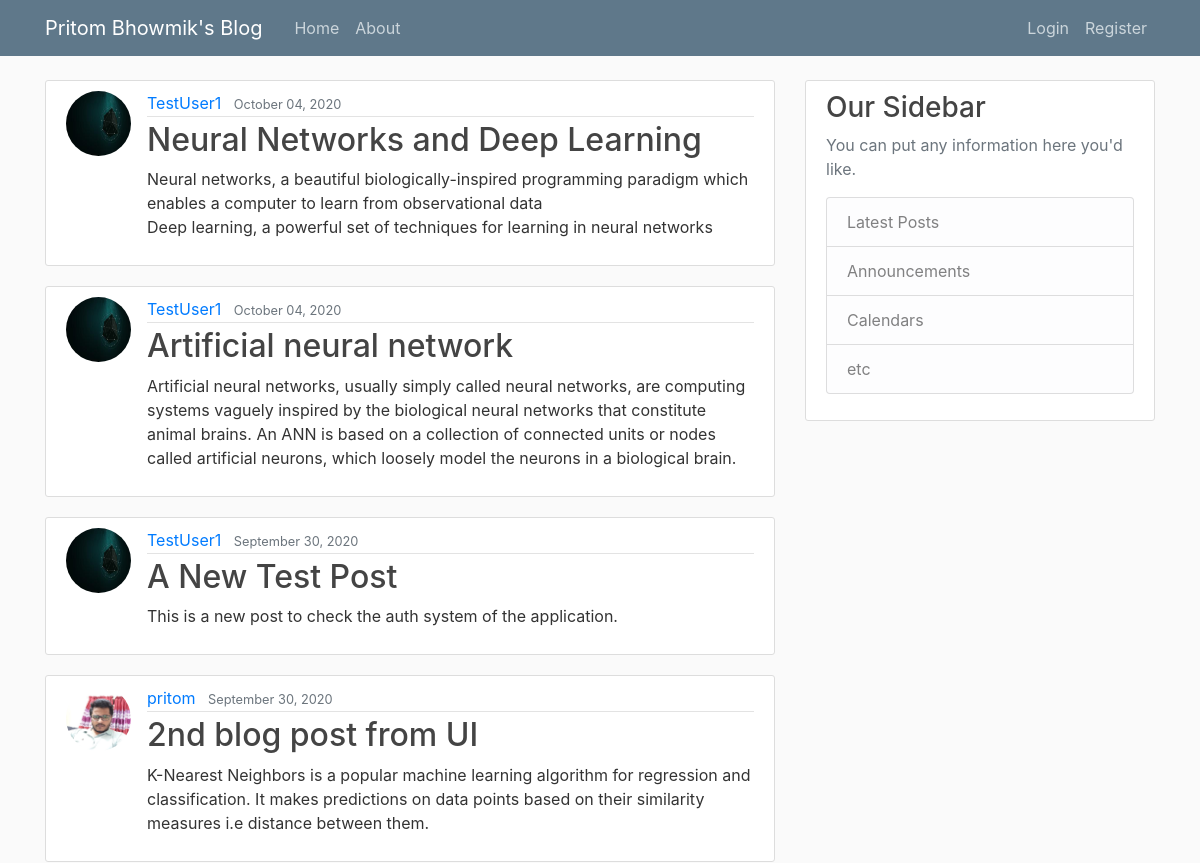
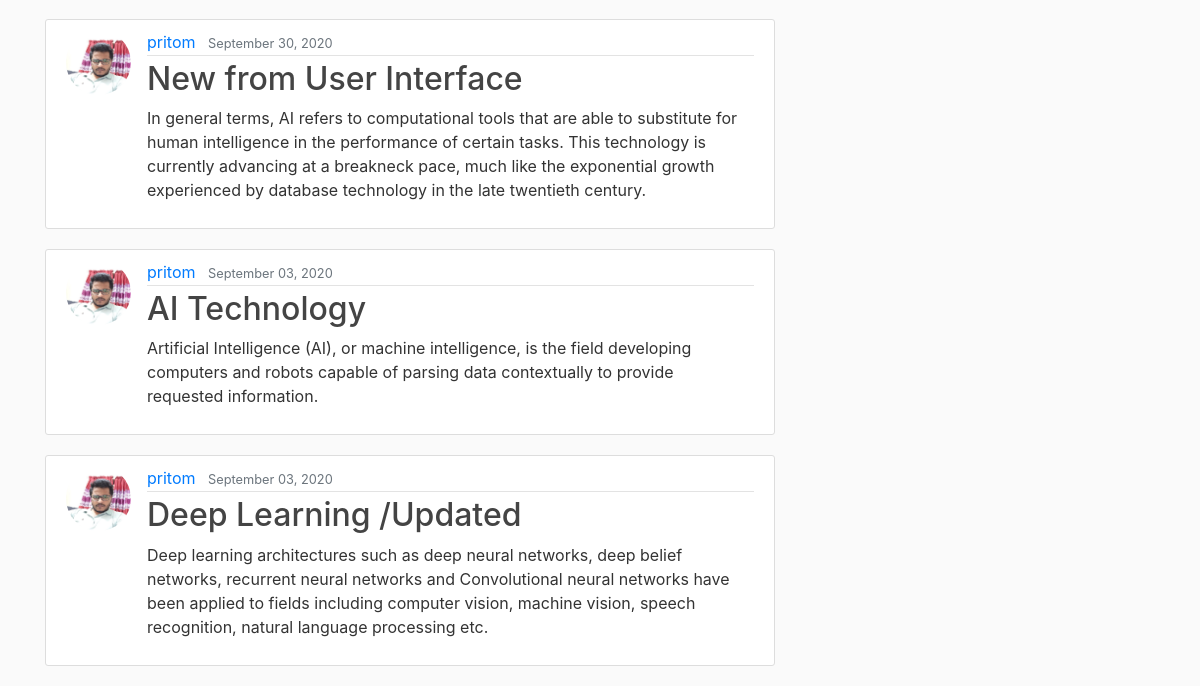
Before: / with the older database file (2 pictures, top to bottom).
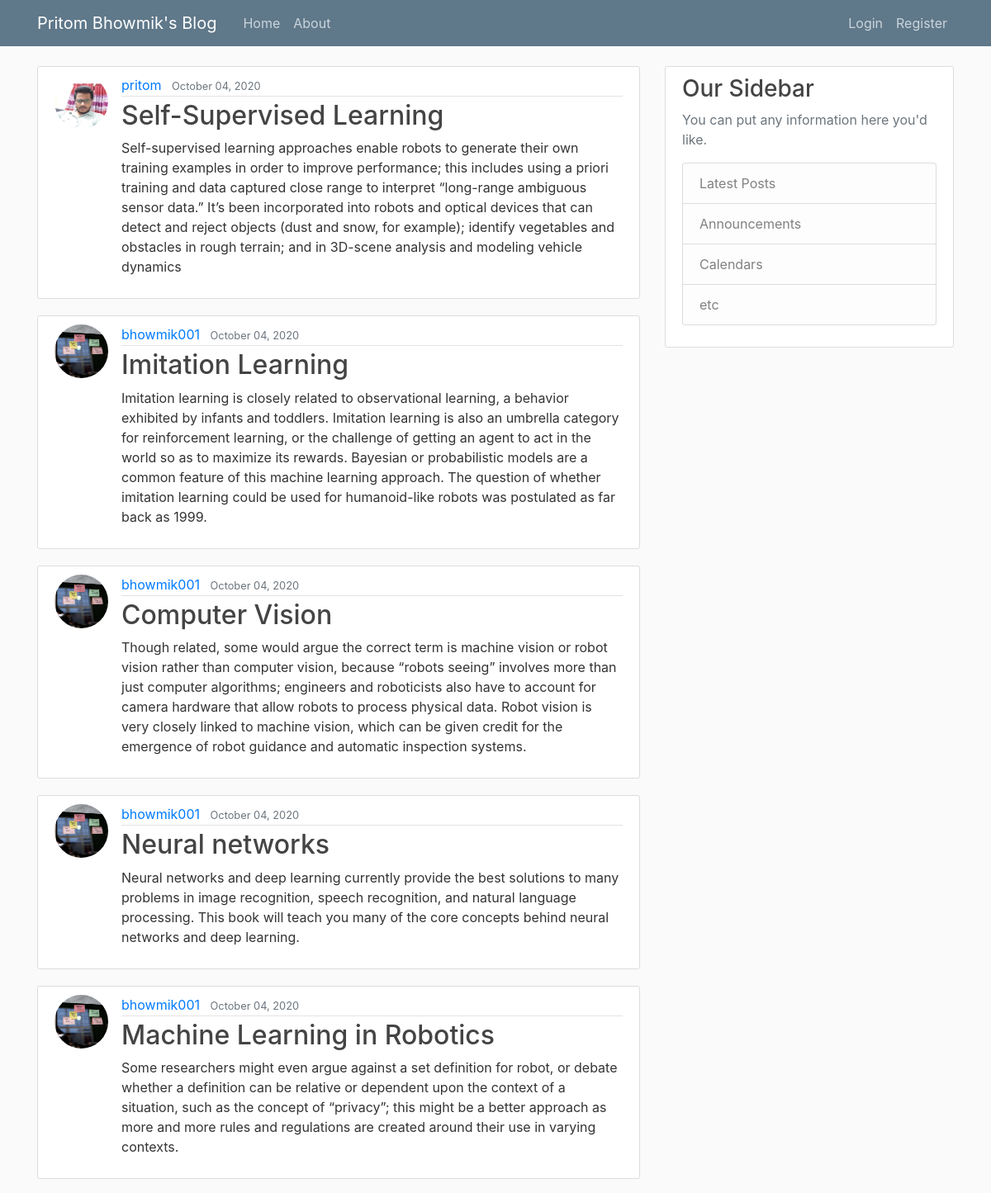
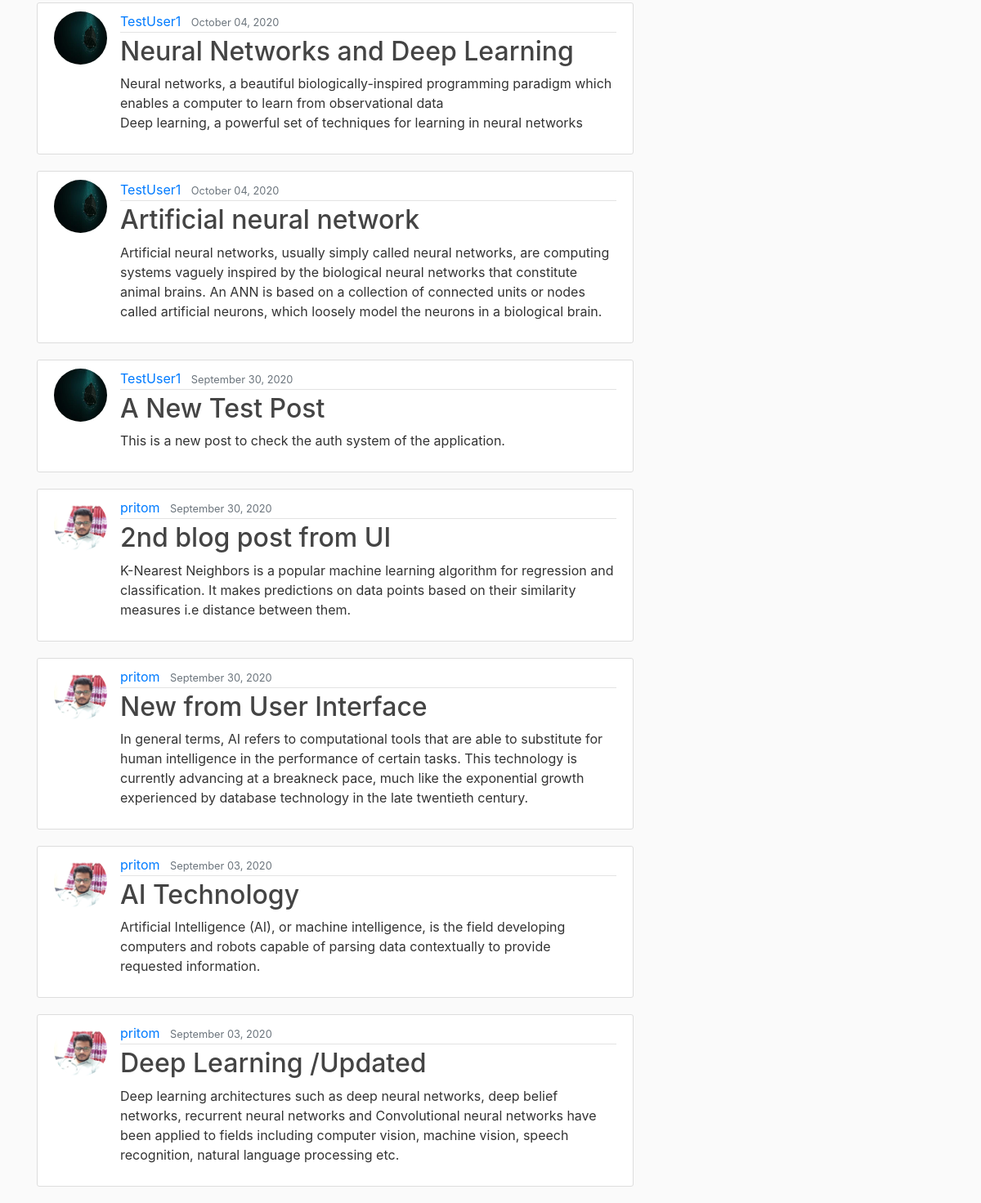
After: the same page with the newer database file (2 pictures, top to bottom).
### blog/models.py (models this page shows, shortened)
class Post(models.Model):
    title = models.CharField(max_length=100)
    content = models.TextField()
    date_posted = models.DateTimeField(default=timezone.now)
    author = models.ForeignKey(User, on_delete=models.CASCADE)

### users/models.py (models this page shows, shortened)
class Profile(models.Model):
    user = models.OneToOneField(User, on_delete=models.CASCADE)
    image = models.ImageField(default='default.jpg', upload_to='profile_pics')

### blog/views.py (the view)
# urls.py: path('', PostListView.as_view(), name='blog-home'),
class PostListView(ListView):
    model = Post
    template_name = 'blog/home.html'  # <app>/<model>_<viewtype>.html
    context_object_name = 'posts'
    ordering = ['-date_posted']

### blog/templates/blog/home.html
{% extends "blog/base.html" %} {% block content %} {% for post in posts %}
<article class="media content-section">
  <img
    class="rounded-circle article-img"
    src="{{ post.author.profile.image.url }} "
  />
  <div class="media-body">
    <div class="article-metadata">
      <a class="mr-2" href="#">{{ post.author }}</a>
      <small class="text-muted">{{ post.date_posted |date:"F d, Y" }}</small>
    </div>
    <h2>
      <a class="article-title" href="{% url 'post-detail' post.id %}">
        {{ post.title }}</a
      >
    </h2>
    <p class="article-content">{{ post.content }}</p>
  </div>
</article>
{% endfor %} {% endblock content %}

### blog/templates/blog/base.html (shortened to what this page needs)
{% load static %}
<!DOCTYPE html>
<html lang="en">
  <head>
    <link rel="stylesheet" href="https://stackpath.bootstrapcdn.com/bootstrap/4.5.2/css/bootstrap.min.css">
    <link rel="stylesheet" type="text/css" href="{% static 'blog/main.css' %}">
  </head>
  <body>
    <header class="site-header">
        <nav class="navbar navbar-expand-md navbar-dark bg-steel fixed-top">
          <div class="container">
            <a class="navbar-brand mr-4" href="{% url 'blog-home' %}">Pritom Bhowmik's Blog</a>
            <div class="collapse navbar-collapse" id="navbarToggle">
              <div class="navbar-nav mr-auto">
                <a class="nav-item nav-link" href="{% url 'blog-home' %}">Home</a>
                <a class="nav-item nav-link" href="{% url 'blog-about' %}">About</a>
              </div>
              <div class="navbar-nav">
                {% if user.is_authenticated %}
                <a class="nav-item nav-link" href="{% url 'post-create' %}">New Post</a>
                <a class="nav-item nav-link" href="{% url 'profile' %}">Profile</a>
                <a class="nav-item nav-link" href="{% url 'logout' %}">Logout</a>
                {% else %}
                <a class="nav-item nav-link" href="{% url 'login' %}">Login</a>
                <a class="nav-item nav-link" href="{% url 'register' %}">Register</a>
                {% endif %}
              </div>
            </div>
          </div>
        </nav>
      </header>
      <main role="main" class="container">
        <div class="row">
          <div class="col-md-8">
            {% block content %}{% endblock %}
          </div>
          <div class="col-md-4">
            <div class="content-section">
              <h3>Our Sidebar</h3>
              <p class='text-muted'>You can put any information here you'd like.
                <ul class="list-group">
                  <li class="list-group-item list-group-item-light">Latest Posts</li>
                  <li class="list-group-item list-group-item-light">Announcements</li>
                  <li class="list-group-item list-group-item-light">Calendars</li>
                  <li class="list-group-item list-group-item-light">etc</li>
                </ul>
              </p>
            </div>
          </div>
        </div>
      </main>
  </body>
</html>

### blog/static/blog/main.css (style rules this page uses)
body { background: #fafafa; color: #333333; margin-top: 5rem; }
h1, h2, h3, h4, h5, h6 { color: #444444; }
ul { margin: 0; }
.bg-steel { background-color: #5f788a; }
.site-header .navbar-nav .nav-link { color: #cbd5db; }
.content-section { background: #ffffff; padding: 10px 20px; border: 1px solid #dddddd; border-radius: 3px; margin-bottom: 20px; }
.article-title { color: #444444; }
.article-content { white-space: pre-line; }
.article-img { height: 65px; width: 65px; margin-right: 16px; }
.article-metadata { padding-bottom: 1px; margin-bottom: 4px; border-bottom: 1px solid #e3e3e3; }

Changed rows visible on the page:
added Post: author.profile.image (picture), author "pritom", date_posted "October 04, 2020", title "Self-Supervised Learning", content "Self-supervised learning approaches enable robots to generate their own training examples in order to improve performance; this includes using a priori training and data captured close range to interpret “long-range ambiguous sensor data.” It’s been incorporated into robots and optical devices that can detect and reject objects (dust and snow, for example); identify vegetables and obstacles in rough terrain; and in 3D-scene analysis and modeling vehicle dynamics"
added Post: author.profile.image (picture), author "bhowmik001", date_posted "October 04, 2020", title "Imitation Learning", content "Imitation learning is closely related to observational learning, a behavior exhibited by infants and toddlers. Imitation learning is also an umbrella category for reinforcement learning, or the challenge of getting an agent to act in the world so as to maximize its rewards. Bayesian or probabilistic models are a common feature of this machine learning approach. The question of whether imitation learning could be used for humanoid-like robots was postulated as far back as 1999."
added Post: author.profile.image (picture), author "bhowmik001", date_posted "October 04, 2020", title "Computer Vision", content "Though related, some would argue the correct term is machine vision or robot vision rather than computer vision, because “robots seeing” involves more than just computer algorithms; engineers and roboticists also have to account for camera hardware that allow robots to process physical data. Robot vision is very closely linked to machine vision, which can be given credit for the emergence of robot guidance and automatic inspection systems."
added Post: author.profile.image (picture), author "bhowmik001", date_posted "October 04, 2020", title "Neural networks", content "Neural networks and deep learning currently provide the best solutions to many problems in image recognition, speech recognition, and natural language processing. This book will teach you many of the core concepts behind neural networks and deep learning."
added Post: author.profile.image (picture), author "bhowmik001", date_posted "October 04, 2020", title "Machine Learning in Robotics", content "Some researchers might even argue against a set definition for robot, or debate whether a definition can be relative or dependent upon the context of a situation, such as the concept of “privacy”; this might be a better approach as more and more rules and regulations are created around their use in varying contexts."
